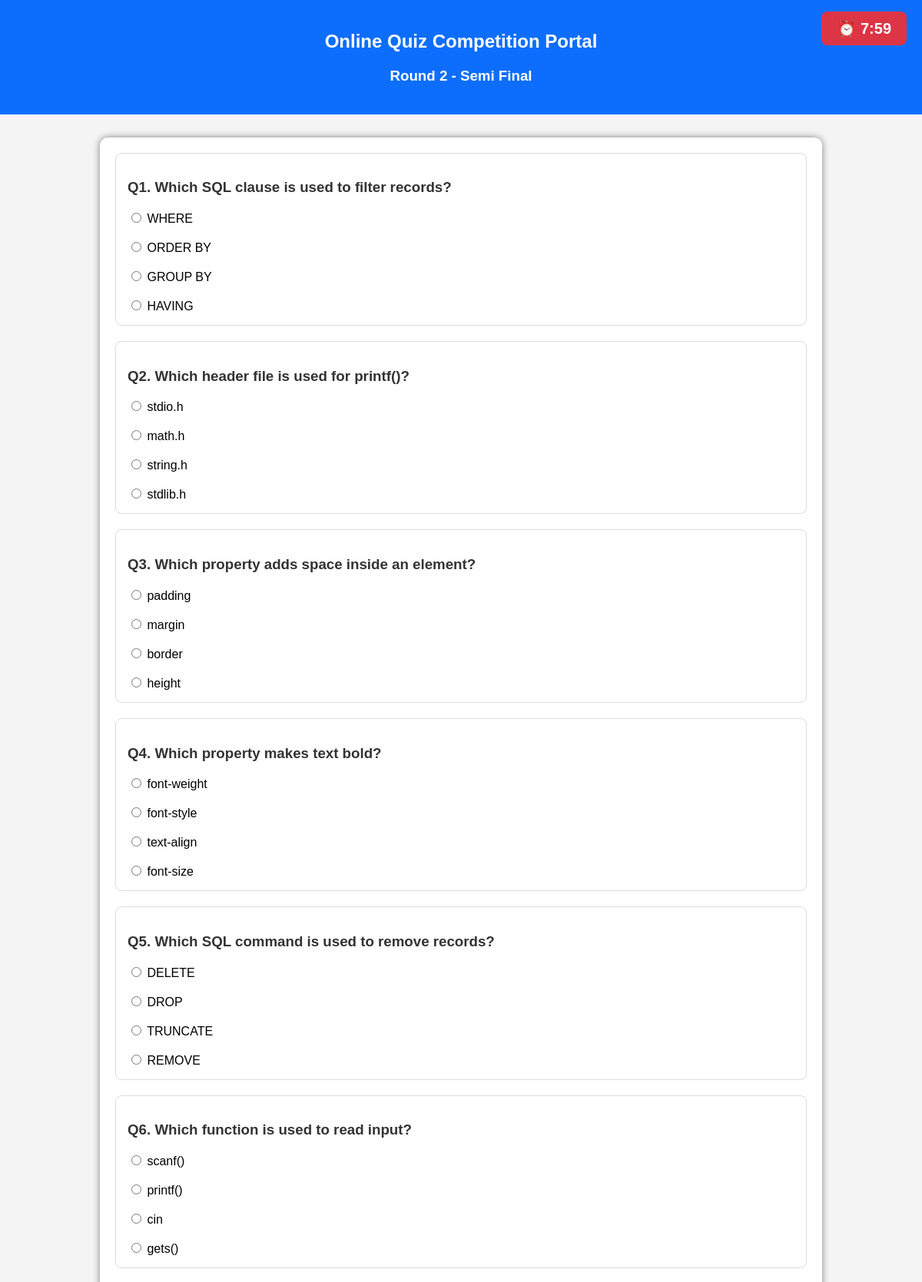
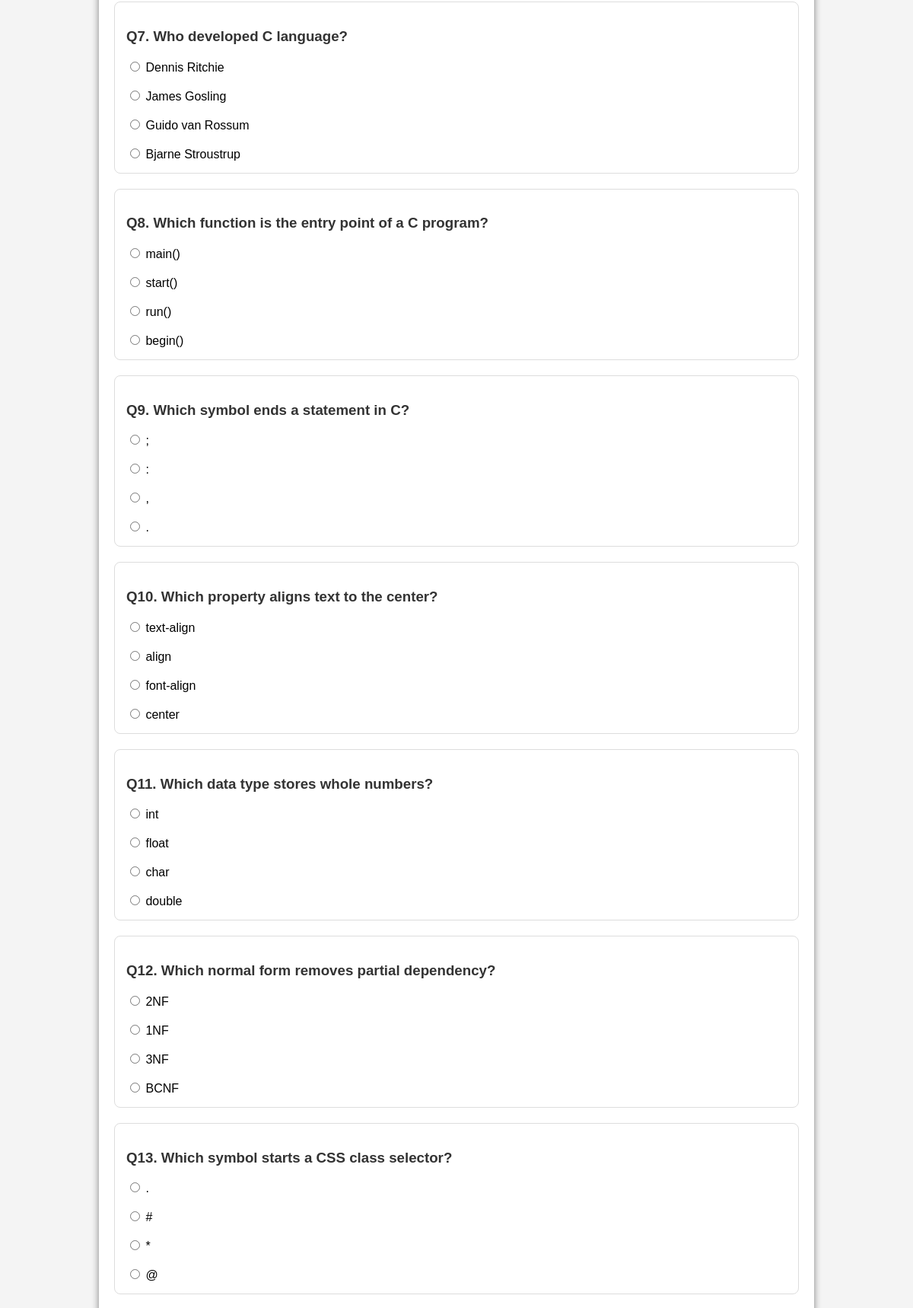
The app's page /students/round2.php (signed in, upper part) with its own data (2 pictures, top to bottom).
### tables this page shows
CREATE TABLE `questions` (
  `question_id` int(11) NOT NULL,
  `quiz_id` int(11) DEFAULT NULL,
  `question` text DEFAULT NULL,
  `option1` varchar(100) DEFAULT NULL,
  `option2` varchar(100) DEFAULT NULL,
  `option3` varchar(100) DEFAULT NULL,
  `option4` varchar(100) DEFAULT NULL,
  `answer` varchar(100) DEFAULT NULL,
  `round` int(11) NOT NULL DEFAULT 1
);

### students/round2.php (the view, shortened to what this page needs)
<?php
include "../db.php";
$sql = "SELECT * FROM questions WHERE round=2 ORDER BY RAND() LIMIT 15";
$result = mysqli_query($conn, $sql);
?>
<!DOCTYPE html>
<html>
<head>
</head>
<body>
<div class="header">
<h2>Online Quiz Competition Portal</h2>
<h3>Round 2 - Semi Final</h3>
</div>
<div class="timer">
⏰ <span id="timer">08:00</span>
</div>
<div class="container">
<form id="quizForm" action="result_round2.php" method="post">
<?php
$i=1;
while($row=mysqli_fetch_assoc($result))
{
?>
<div class="question">
<h3>
Q<?php echo $i; ?>.
<?php echo htmlspecialchars($row['question']); ?>
</h3>
<label>
<input type="radio"
name="q<?php echo $row['question_id']; ?>"
value="<?php echo htmlspecialchars($row['option1']); ?>" required>
<?php echo htmlspecialchars($row['option1']); ?>
</label>
<br><br>
<label>
<input type="radio"
name="q<?php echo $row['question_id']; ?>"
value="<?php echo htmlspecialchars($row['option2']); ?>">
<?php echo htmlspecialchars($row['option2']); ?>
</label>
<br><br>
<label>
<input type="radio"
name="q<?php echo $row['question_id']; ?>"
value="<?php echo htmlspecialchars($row['option3']); ?>">
<?php echo htmlspecialchars($row['option3']); ?>
</label>
<br><br>
<label>
<input type="radio"
name="q<?php echo $row['question_id']; ?>"
value="<?php echo htmlspecialchars($row['option4']); ?>">
<?php echo htmlspecialchars($row['option4']); ?>
</label>
</div>
<?php
$i++;
}
?>
</form>
</div>
</body>
</html>

### students/round2.php (style rules this page uses)
body { font-family:Arial,sans-serif; background:#f4f4f4; margin:0; }
.header { background:#0d6efd; color:white; text-align:center; padding:20px; }
.timer { position:fixed; top:15px; right:20px; background:#dc3545; color:white; padding:10px 20px; border-radius:8px; font-size:20px; font-weight:bold; }
.container { width:900px; margin:30px auto; background:white; padding:20px; border-radius:10px; box-shadow:0 0 10px gray; }
.question { border:1px solid #ddd; padding:15px; margin-bottom:20px; border-radius:8px; }
.question h3 { color:#333; }

### records on screen
questions: question "Which SQL clause is used to filter records?", option1 "WHERE", option2 "ORDER BY", option3 "GROUP BY", option4 "HAVING"
questions: question "Which header file is used for printf()?", option1 "stdio.h", option2 "math.h", option3 "string.h", option4 "stdlib.h"
questions: question "Which property adds space inside an element?", option1 "padding", option2 "margin", option3 "border", option4 "height"
questions: question "Which property makes text bold?", option1 "font-weight", option2 "font-style", option3 "text-align", option4 "font-size"
questions: question "Which SQL command is used to remove records?", option1 "DELETE", option2 "DROP", option3 "TRUNCATE", option4 "REMOVE"
questions: question "Which function is used to read input?", option1 "scanf()", option2 "printf()", option3 "cin", option4 "gets()"
questions: question "Who developed C language?", option1 "Dennis Ritchie", option2 "James Gosling", option3 "Guido van Rossum", option4 "Bjarne Stroustrup"
questions: question "Which function is the entry point of a C program?", option1 "main()", option2 "start()", option3 "run()", option4 "begin()"
questions: question "Which symbol ends a statement in C?", option1 ";", option2 ":", option3 ",", option4 "."
questions: question "Which property aligns text to the center?", option1 "text-align", option2 "align", option3 "font-align", option4 "center"
questions: question "Which data type stores whole numbers?", option1 "int", option2 "float", option3 "char", option4 "double"
questions: question "Which normal form removes partial dependency?", option1 "2NF", option2 "1NF", option3 "3NF", option4 "BCNF"
questions: question "Which symbol starts a CSS class selector?", option1 ".", option2 "#", option3 "*", option4 "@"
